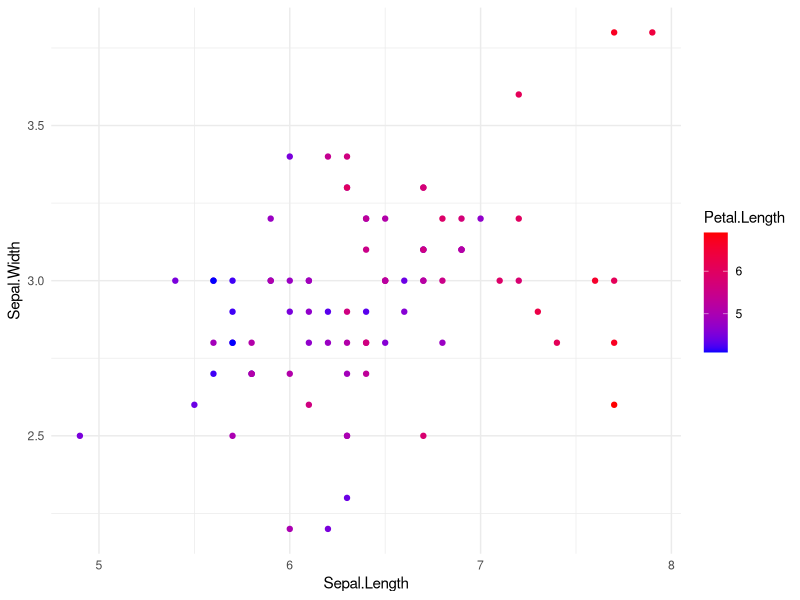
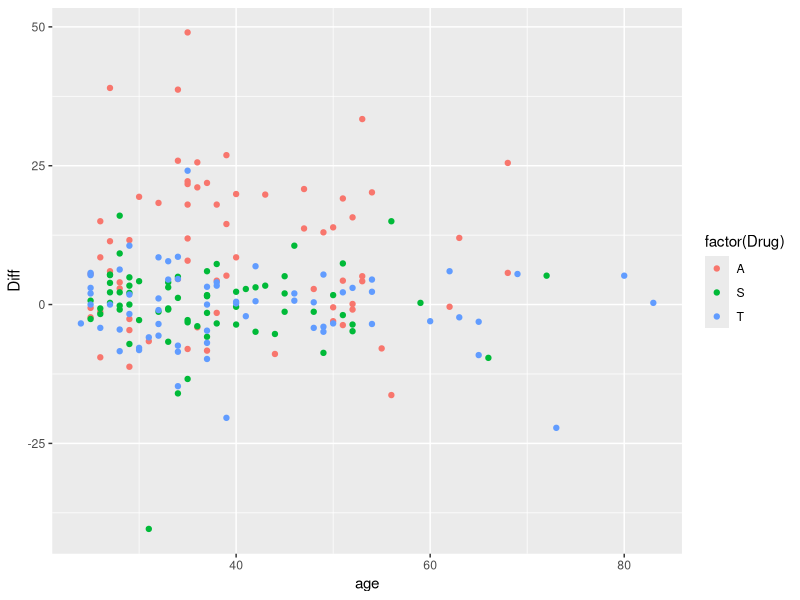
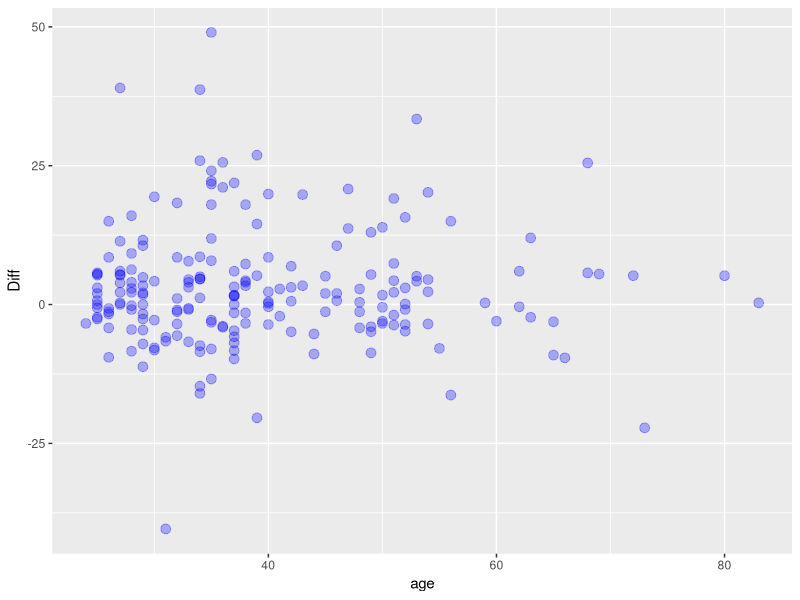
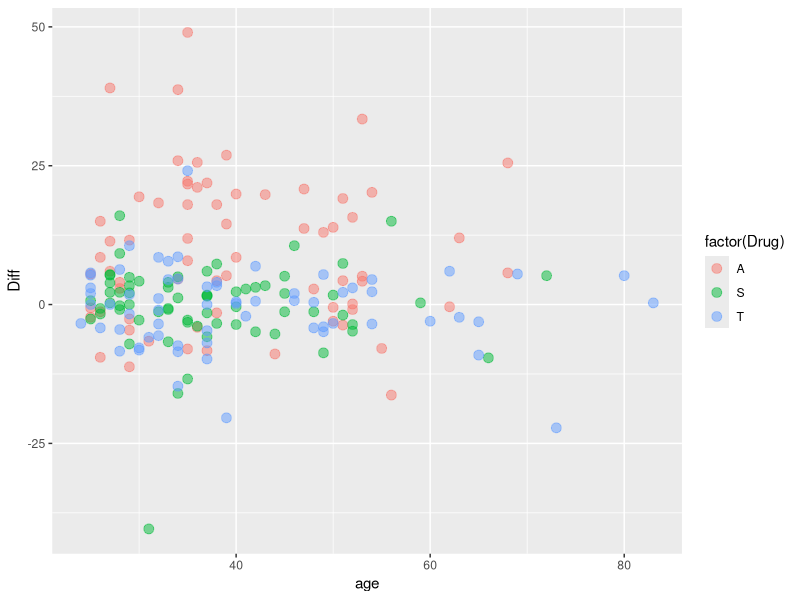
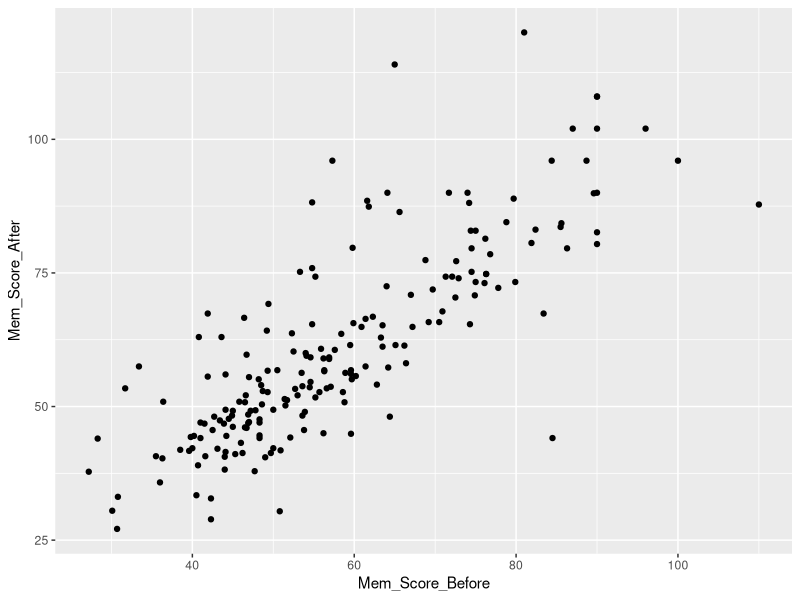
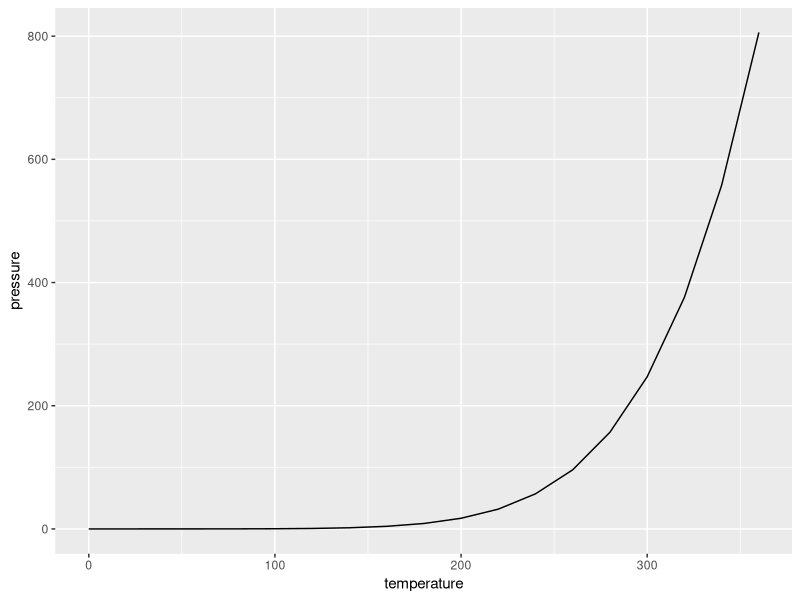
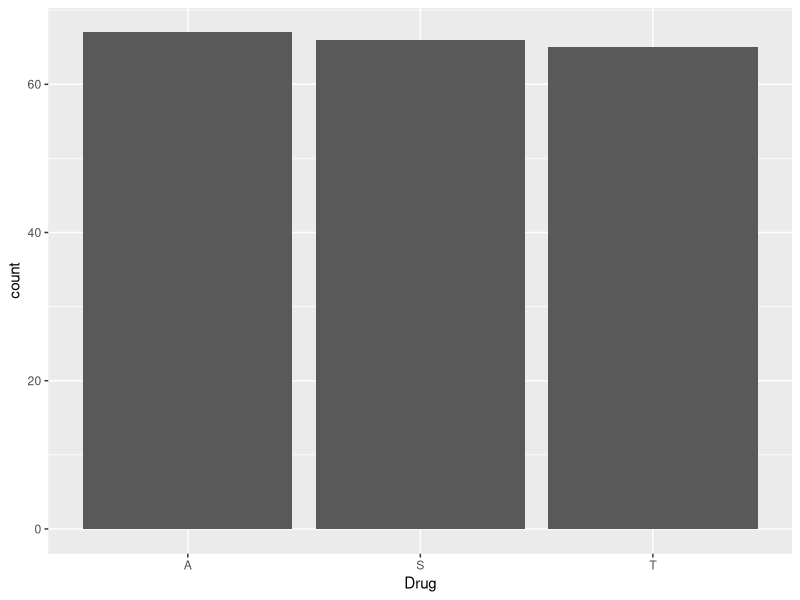
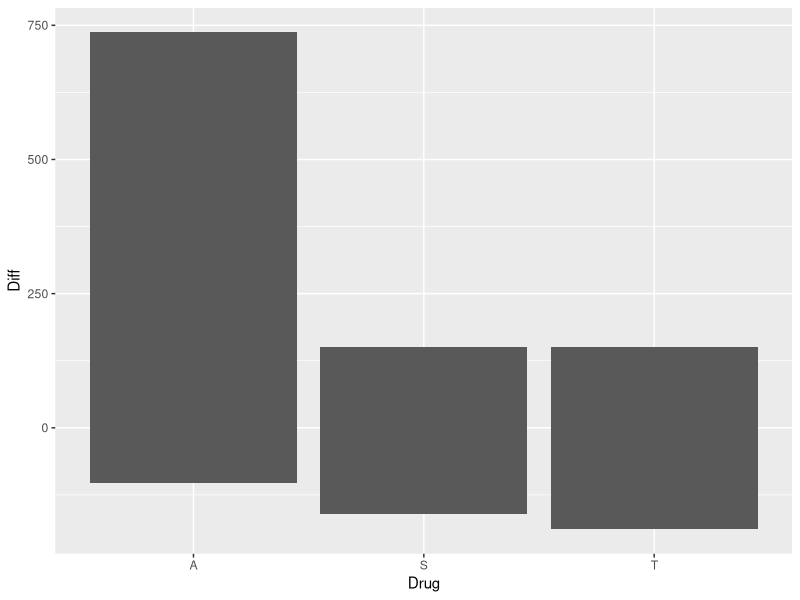

Recreate these plots in R, in order.
## ---- chunk 1
knitr::opts_chunk$set(echo = TRUE)
## ---- chunk 2
# Install tidyverse if not already installed
if (!requireNamespace("tidyverse", quietly = TRUE)) {
  install.packages("tidyverse")
}

# Load the tidyverse
library(tidyverse)
## ---- chunk 3
Isd <- read_csv('data/Islander_data.csv')

Isd
## ---- chunk 4
# Create a dummy dataset
set.seed(42)
data <- tibble(
  YourCategory = factor(sample(LETTERS[1:5], 100, replace = TRUE)),
  YourVariable = rnorm(100, mean = 50, sd = 10),
  YourOtherVariable = rnorm(100, mean = 20, sd = 2)
)
head(data)
## ---- chunk 5
# Summarize the data
data_summary <- data %>% 
  group_by(YourCategory) %>%
  summarize(
    mean_value = mean(YourVariable, na.rm = TRUE),
    n = n()
  ) %>%
  arrange(desc(mean_value))

head(data_summary)
## ---- chunk 6
# New column using mutate and case_when statement
# note that we are overwriting (updating) the original data
data <- data %>%
  mutate(
    HalfOfOtherVariabel = YourOtherVariable / 2, # we can add another column based on existing columns
    YourGroup = case_when(
      YourCategory %in% c("A", "B") ~ "Group 1", # combine A and B into Group 1
      YourCategory %in% c("C", "D") ~ "Group 2", # combine C and D into Group 2
      TRUE ~ "Other"                             # case_when needs fallback default value, 
                                                 # if none of the above match
    ),
    NewVariable = case_when(
      YourVariable > 60 ~ YourVariable * 2,  # Double values above 60
      YourVariable < 40 ~ YourVariable / 2,  # Halve values below 40
      TRUE ~ YourVariable                    # Keep as is otherwise
    )
  )
head(data)
## ---- chunk 7



## ---- chunk 8
# Define data and aesthetics
plot <- ggplot(data = iris %>% filter(Petal.Length > 4), aes(x = Sepal.Length, y = Sepal.Width, color = Petal.Length)) +
  geom_point() + 
  scale_color_continuous(low = "blue", high = "red") + 
  theme_minimal()

# Display the final plot
plot
## ---- chunk 9
# Create a scatter plot with aesthetics mapped to variables
scatter_plot <- ggplot(Isd, aes(x = age, y = Diff, color = factor(Drug))) +
  geom_point()

scatter_plot
## ---- chunk 10
# Modify the size and transparency of points within the geom
scatter_plot_independent_aes <- ggplot(Isd, aes(x = age, y = Diff)) +
  geom_point(size = 3, alpha = 0.3, color='blue')

scatter_plot_independent_aes

scatter_plot_data_related_aes <- ggplot(Isd, aes(x = age, y = Diff)) +
  geom_point(size = 3, alpha = 0.5, aes(color = factor(Drug)))

scatter_plot_data_related_aes

## ---- chunk 11
# Use Islander dataset as an example
head(Isd)

# Create a scatterplot of memory score before vs memory score after taking the drug
scatter_plot <- ggplot(Isd, aes(x = Mem_Score_Before, y = Mem_Score_After)) +
  geom_point()

scatter_plot
## ---- chunk 12
# Use the pressure dataset as an example
head(pressure)

# Create a line plot of temperature vs. pressure
line_plot <- ggplot(pressure, aes(x = temperature, y = pressure)) +
  geom_line()

line_plot
## ---- chunk 13
# Use Islander dataset as an example
head(Isd)

# on categorical data, count how many instances of each appears in the data
bar_plot <- ggplot(Isd, aes(x = Drug)) +
  geom_bar()

bar_plot

# on numerical data (y-axis) sum up all values, relative to x axis categories
column_plot <- ggplot(Isd, aes(x = Drug, y = Diff)) +
  geom_col()

column_plot
## ---- chunk 14
# Create a histogram of the mpg variable from the mtcars dataset
histogram_plot <- ggplot(Isd, aes(x = age)) +
  geom_histogram(binwidth = 2)

histogram_plot
## ---- chunk 15
# Create a box plot of price by cut for the diamonds dataset
box_plot <- ggplot(Isd, aes(x = Drug, y = Diff)) +
  geom_boxplot()

box_plot
## ---- chunk 16

jittered_plot <- ggplot(Isd, aes(x = Drug, y = Diff)) +
  geom_point(position = position_jitter(width = 0.4), alpha = 0.5) +
  geom_boxplot(aes(fill = Drug), alpha = 0.2, outlier.shape = NA) +
  theme_minimal()

jittered_plot
## ---- chunk 17
# Use the mtcars dataset as an example
head(mtcars)

# Create a scatter plot of mpg (miles per gallon) vs. wt (weight) with a smoothed line
scatter_plot_smooth <- ggplot(mtcars, aes(x = wt, y = mpg)) +
  geom_point() +
  geom_smooth(formula = y ~ x, method = "loess", se = FALSE, linetype = "dashed", color = "blue") +
  theme_minimal()

scatter_plot_smooth

# Annotate specific data points with text labels
scatter_plot_annotate <- scatter_plot_smooth +
  geom_text(data = subset(mtcars, mpg > 30 | wt > 5), 
            size = 3, hjust = 0.25, vjust = 1.5, 
            mapping = aes(label=rownames(subset(mtcars, mpg > 30 | wt > 5)))) +
  annotate(geom = 'text', x = 5, y = 30, label="Text that I can add here", color="blue")

scatter_plot_annotate
## ---- chunk 18



## ---- chunk 19

# Scatter plot with log-scaled y-axis using mtcars data
scatter_plot_scaled <- ggplot(mtcars, aes(x = mpg, y = hp)) +
  geom_point(alpha = 0.5) +
  scale_y_continuous(trans = "log10")

scatter_plot_scaled
## ---- chunk 20
# Calculate the median mpg for each cylinder category
cyl_median <- mtcars %>%
  group_by(cyl) %>%
  summarize(median_mpg = median(mpg, na.rm = TRUE)) %>%
  arrange(median_mpg)

# Create a box plot with reordered cylinder categories
box_plot_scaled <- ggplot(mtcars, aes(x = factor(cyl), y = mpg)) +
  geom_boxplot() +
  scale_x_discrete(limits = factor(cyl_median$cyl)) +
  theme(axis.text.x = element_text(angle = 45, hjust = 1)) + 
  xlab('Number of cylinders')

box_plot_scaled
## ---- chunk 21
# Create a box plot with reordered cylinder categories and color scaling
box_plot_color_scaled <- ggplot(mtcars, aes(x = factor(cyl), y = mpg)) +
  geom_boxplot(alpha = 0.4, outlier.shape = NA) +  # fill based on disp
  geom_jitter(aes(color = disp), width = 0.3) +  # jitter points colored by disp
  scale_x_discrete(limits = factor(cyl_median$cyl)) +
  scale_color_gradient(low = "blue", high = "red") +  # gradient color for jitter points
  theme(axis.text.x = element_text(angle = 45, hjust = 1))

box_plot_color_scaled
## ---- chunk 22
# Load the required packages
# library(forcats)

# # Recode the Drug variable
Isd_refactored <- Isd %>%
  mutate(Drug_name = fct_recode(Drug,
                                "Alprazolam" = "A",
                                "Triazolam" = "T",
                                "Sugar" = "S"))

head(Isd_refactored)
## ---- chunk 23
# Create a new column with reordered genre based on the median intgross
Isd_reordered <- Isd_refactored %>%
  mutate(Drug_reordered = fct_reorder(Drug_name, Diff, .fun = max, .desc = TRUE))

head(Isd_reordered)
## ---- chunk 24
# Create a bar plot of the reordered Drug and Happy_Sad_group variables
bar_plot_reordered <- ggplot(Isd_reordered, aes(x = Drug_reordered, fill = Happy_Sad_group)) +
  geom_bar(position = "dodge") +
  labs(x = "Drug (reordered)", fill = "Happy/Sad Group") +
  theme(axis.text.x = element_text(angle = 45, hjust = 1))

bar_plot_reordered
## ---- chunk 25

# Create a scatter plot of Sepal.Length vs Sepal.Width and use Petal.Length for color scaling
scatter_plot_example <- ggplot(iris, aes(x = Sepal.Length, y = Sepal.Width, color = Petal.Length)) +
  geom_point(alpha = 0.7) +
  scale_color_continuous(low = "blue", high = "red") +
  theme_minimal()

scatter_plot_example
## ---- chunk 26
# Add a main title, subtitle, and axis labels
scatter_plot_labeled <- scatter_plot_example +
  labs(
    title = "Sepal Length vs. Sepal Width",
    subtitle = "Colored by Petal Length",
    x = "Sepal Length",
    y = "Sepal Width",
    color = "Petal Length"
  )

scatter_plot_labeled
## ---- chunk 27
# Set the limits for the x and y axes
scatter_plot_limited <- scatter_plot_labeled +
  xlim(4, 8) +
  ylim(2, 4) + 
  geom_point(mapping = aes(size = Petal.Width), alpha=0.4) +
  labs(size = 'Petal Width')

scatter_plot_limited
## ---- chunk 28
scatter_plot_custom_theme <- scatter_plot_limited +
  theme(
    plot.title = element_text(size = 18, face = "bold"),
    plot.subtitle = element_text(size = 14),
    axis.title = element_text(size = 12, face = "bold"),
    axis.text = element_text(size = 10),
    panel.background = element_rect(fill = "white"),
    panel.grid.major = element_line(color = "gray", linetype = "dashed", linewidth = 0.5),
    panel.grid.minor = element_line(color = "gray", linetype = "dotted", linewidth = 0.25)
  )

scatter_plot_custom_theme
## ---- chunk 29
# Save the plot as a PNG file
ggsave(
  filename = "scatter_plot_example.png",
  plot = scatter_plot_limited,
  width = 8,
  height = 5,
  dpi = 300
)
## ---- chunk 30
# Save the plot as a PDF file
ggsave(
  filename = "scatter_plot_example.pdf",
  plot = scatter_plot_custom_theme,
  width = 8,
  height = 5
)
## ---- chunk 31
# Load the required packages
library(ggplot2)
library(patchwork)

# Create a scatter plot of mpg vs. wt
scatter_plot <- ggplot(mtcars, aes(x = wt, y = mpg)) +
  geom_point(aes(color = cyl)) +
  labs(title = "Miles per Gallon vs. Weight", x = "Weight (1000 lbs)", y = "Miles per Gallon", color = "Cylinders") +
  theme_minimal()

# Create a bar plot of the number of cars per number of cylinders
bar_plot <- ggplot(mtcars, aes(x = factor(cyl))) +
  geom_bar(aes(fill = factor(cyl))) +
  labs(title = "Number of Cars per Number of Cylinders", x = "Number of Cylinders", y = "Count", fill = "Cylinders") +
  theme_minimal()

# Create a box plot of mpg per number of cylinders
box_plot <- ggplot(mtcars, aes(x = factor(cyl), y = mpg)) +
  geom_boxplot(aes(fill = factor(cyl))) +
  labs(title = "Miles per Gallon per Number of Cylinders", x = "Number of Cylinders", y = "Miles per Gallon", fill = "Cylinders") +
  theme_minimal() # + theme(legend.position = "None")
## ---- chunk 32
# Combine the plots using patchwork
combined_plot <- scatter_plot + bar_plot + box_plot + plot_layout(ncol = 1)
combined_plot
## ---- chunk 33
# Collect legends and add global title, subtitle, and caption
combined_plot_annotated <- scatter_plot / (bar_plot + box_plot) +
  plot_annotation(
    title = "Exploring the mtcars Dataset",
    subtitle = "Scatter plot, bar plot, and box plot",
    caption = "Data source: mtcars",
    tag_levels = 'A'
  ) +
  plot_layout(guides = "collect")

combined_plot_annotated
## ---- chunk 34



